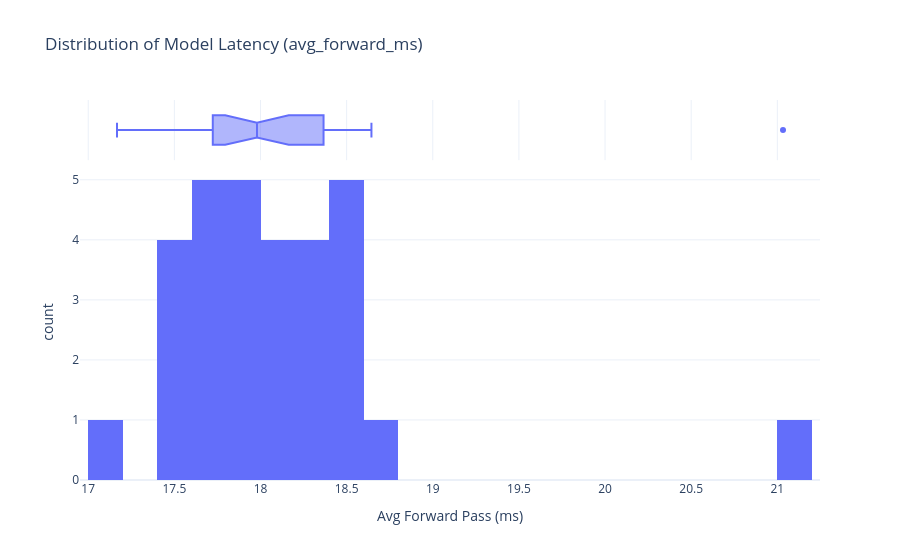

The notebook cell saved with this chart:
### Code cell
# Histogram + box of avg_forward_ms (model latency per inference)
fig = px.histogram(
    df,
    x="avg_forward_ms",
    nbins=30,
    marginal="box",
    title="Distribution of Model Latency (avg_forward_ms)",
    labels={"avg_forward_ms": "Avg Forward Pass (ms)"},
)
fig.update_layout(template="plotly_white")
fig.show()

fig.write_html(out_dir / "latency_hist.html")
try:
    fig.write_image(out_dir / "latency_hist.png", scale=2)
except Exception as e:
    pass

### Figure 1 — Plotly figure (JSON) as saved in the notebook; plotly's stock layout.template omitted (floating-point values rounded to 4 significant figures)
{"data": [{"bingroup": "x", "hovertemplate": "Avg Forward Pass (ms)=%{x}<br>count=%{y}<extra></extra>", "legendgroup": "", "marker": {"color": "#636efa", "pattern": {"shape": ""}}, "name": "", "nbinsx": 30, "orientation": "v", "showlegend": false, "type": "histogram", "x": [21.03, 17.52, 17.57, 18.05, 18.32, 18.2, 17.8, 18.05, 17.56, 17.8, 18.43, 18.37, 18.64, 18.48, 17.79, 17.76, 18.01, 17.9, 17.66, 17.46, 17.72, 18.32, 17.66, 17.95, 17.93, 18.54, 18.48, 18.42, 18.03, 17.17], "xaxis": "x", "yaxis": "y"}, {"hovertemplate": "Avg Forward Pass (ms)=%{x}<extra></extra>", "legendgroup": "", "marker": {"color": "#636efa"}, "name": "", "notched": true, "showlegend": false, "type": "box", "x": [21.03, 17.52, 17.57, 18.05, 18.32, 18.2, 17.8, 18.05, 17.56, 17.8, 18.43, 18.37, 18.64, 18.48, 17.79, 17.76, 18.01, 17.9, 17.66, 17.46, 17.72, 18.32, 17.66, 17.95, 17.93, 18.54, 18.48, 18.42, 18.03, 17.17], "xaxis": "x2", "yaxis": "y2"}], "layout": {"barmode": "relative", "legend": {"tracegroupgap": 0}, "title": {"text": "Distribution of Model Latency (avg_forward_ms)"}, "xaxis": {"anchor": "y", "domain": [0, 1], "title": {"text": "Avg Forward Pass (ms)"}}, "xaxis2": {"anchor": "y2", "domain": [0, 1], "matches": "x", "showgrid": true, "showticklabels": false}, "yaxis": {"anchor": "x", "domain": [0, 0.8316], "title": {"text": "count"}}, "yaxis2": {"anchor": "x2", "domain": [0.8416, 1], "matches": "y2", "showgrid": false, "showline": false, "showticklabels": false, "ticks": ""}}}
